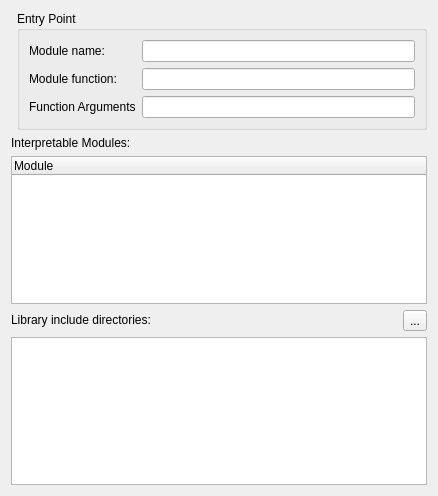
<?xml version="1.0" encoding="UTF-8"?>
<ui version="4.0">
 <class>ErlangDebugConfigDialog</class>
 <widget class="QWidget" name="ErlangDebugConfigDialog">
  <property name="geometry">
   <rect>
    <x>0</x>
    <y>0</y>
    <width>438</width>
    <height>496</height>
   </rect>
  </property>
  <property name="minimumSize">
   <size>
    <width>200</width>
    <height>200</height>
   </size>
  </property>
  <layout class="QFormLayout" name="formLayout">
   <property name="sizeConstraint">
    <enum>QLayout::SetDefaultConstraint</enum>
   </property>
   <property name="fieldGrowthPolicy">
    <enum>QFormLayout::ExpandingFieldsGrow</enum>
   </property>
   <property name="rowWrapPolicy">
    <enum>QFormLayout::WrapLongRows</enum>
   </property>
   <item row="1" column="0" colspan="2">
    <widget class="QLabel" name="label_2">
     <property name="text">
      <string>Interpretable Modules:</string>
     </property>
    </widget>
   </item>
   <item row="2" column="0" colspan="2">
    <widget class="QTreeWidget" name="interpretableTreeWidget">
     <property name="sizePolicy">
      <sizepolicy hsizetype="Expanding" vsizetype="Expanding">
       <horstretch>0</horstretch>
       <verstretch>0</verstretch>
      </sizepolicy>
     </property>
     <property name="acceptDrops">
      <bool>false</bool>
     </property>
     <property name="alternatingRowColors">
      <bool>false</bool>
     </property>
     <attribute name="headerVisible">
      <bool>true</bool>
     </attribute>
     <attribute name="headerVisible">
      <bool>true</bool>
     </attribute>
     <column>
      <property name="text">
       <string>Module</string>
      </property>
     </column>
    </widget>
   </item>
   <item row="3" column="0" colspan="2">
    <layout class="QHBoxLayout" name="horizontalLayout">
     <property name="sizeConstraint">
      <enum>QLayout::SetMaximumSize</enum>
     </property>
     <property name="leftMargin">
      <number>0</number>
     </property>
     <property name="topMargin">
      <number>0</number>
     </property>
     <item>
      <widget class="QLabel" name="label_3">
       <property name="sizePolicy">
        <sizepolicy hsizetype="Fixed" vsizetype="Fixed">
         <horstretch>0</horstretch>
         <verstretch>0</verstretch>
        </sizepolicy>
       </property>
       <property name="layoutDirection">
        <enum>Qt::LeftToRight</enum>
       </property>
       <property name="text">
        <string>Library include directories:</string>
       </property>
       <property name="alignment">
        <set>Qt::AlignCenter</set>
       </property>
      </widget>
     </item>
     <item>
      <spacer name="horizontalSpacer">
       <property name="orientation">
        <enum>Qt::Horizontal</enum>
       </property>
       <property name="sizeType">
        <enum>QSizePolicy::Expanding</enum>
       </property>
       <property name="sizeHint" stdset="0">
        <size>
         <width>100</width>
         <height>20</height>
        </size>
       </property>
      </spacer>
     </item>
     <item>
      <widget class="QToolButton" name="toolButton_2">
       <property name="text">
        <string>...</string>
       </property>
      </widget>
     </item>
    </layout>
   </item>
   <item row="4" column="0" colspan="2">
    <widget class="QListWidget" name="includeLibraryListWidget"/>
   </item>
   <item row="0" column="1">
    <widget class="QGroupBox" name="groupBox">
     <property name="sizePolicy">
      <sizepolicy hsizetype="Expanding" vsizetype="Expanding">
       <horstretch>0</horstretch>
       <verstretch>0</verstretch>
      </sizepolicy>
     </property>
     <property name="title">
      <string>Entry Point</string>
     </property>
     <layout class="QFormLayout" name="formLayout_3">
      <item row="0" column="0" colspan="2">
       <layout class="QFormLayout" name="formLayout_2">
        <item row="0" column="0">
         <widget class="QLabel" name="moduleNameLabel">
          <property name="text">
           <string>Module name:</string>
          </property>
         </widget>
        </item>
        <item row="0" column="1">
         <widget class="QLineEdit" name="moduleNameLineEdit"/>
        </item>
        <item row="1" column="0">
         <widget class="QLabel" name="moduleFunctionLabel">
          <property name="text">
           <string>Module function:</string>
          </property>
         </widget>
        </item>
        <item row="1" column="1">
         <widget class="QLineEdit" name="moduleFunctionLineEdit"/>
        </item>
        <item row="2" column="0">
         <widget class="QLabel" name="functionArgumentsLabel">
          <property name="text">
           <string>Function Arguments</string>
          </property>
         </widget>
        </item>
        <item row="2" column="1">
         <widget class="QLineEdit" name="functionArgumentsLineEdit"/>
        </item>
       </layout>
      </item>
     </layout>
    </widget>
   </item>
  </layout>
 </widget>
 <resources/>
 <connections/>
</ui>
